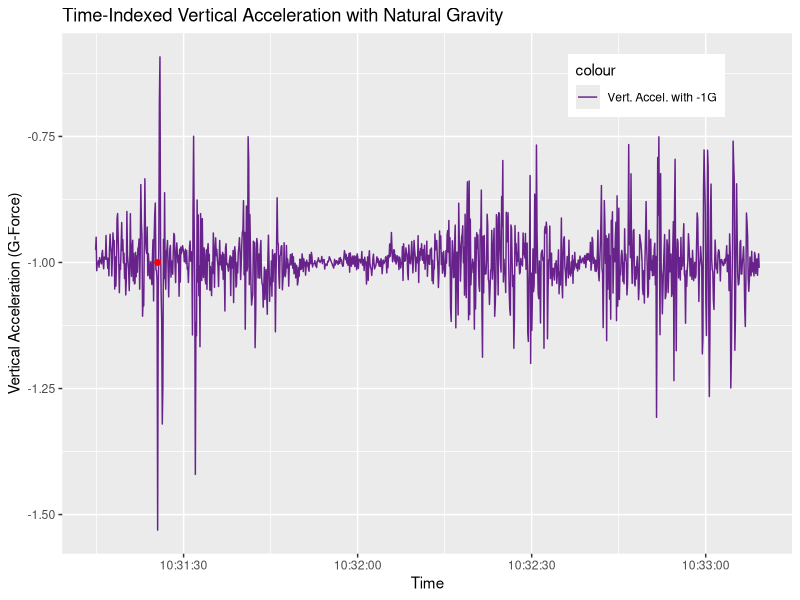
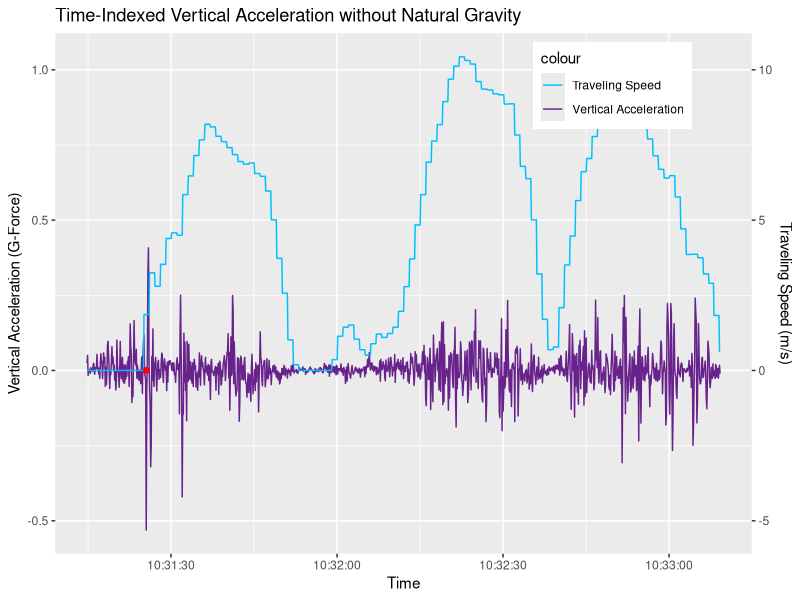
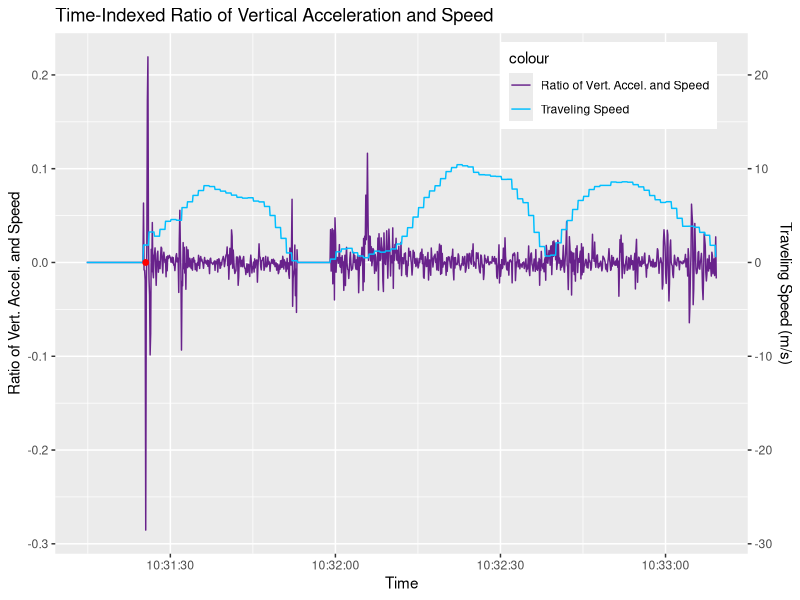
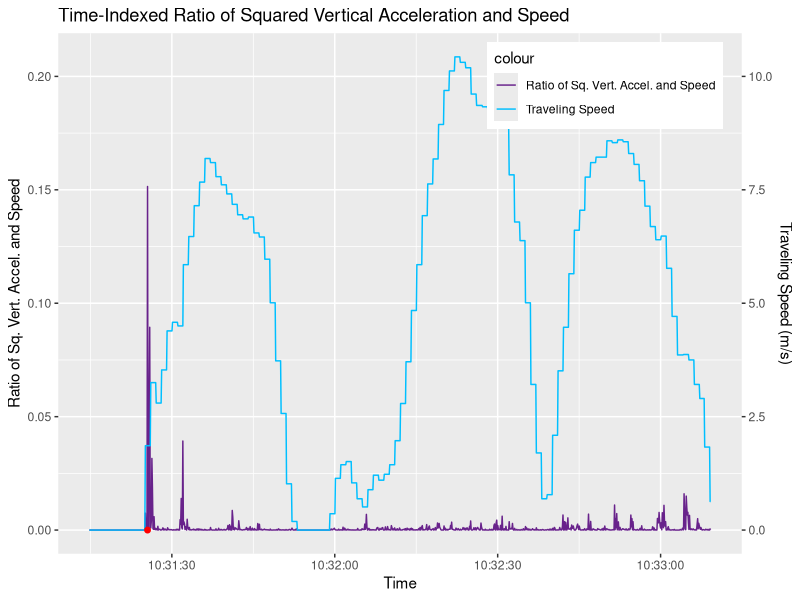
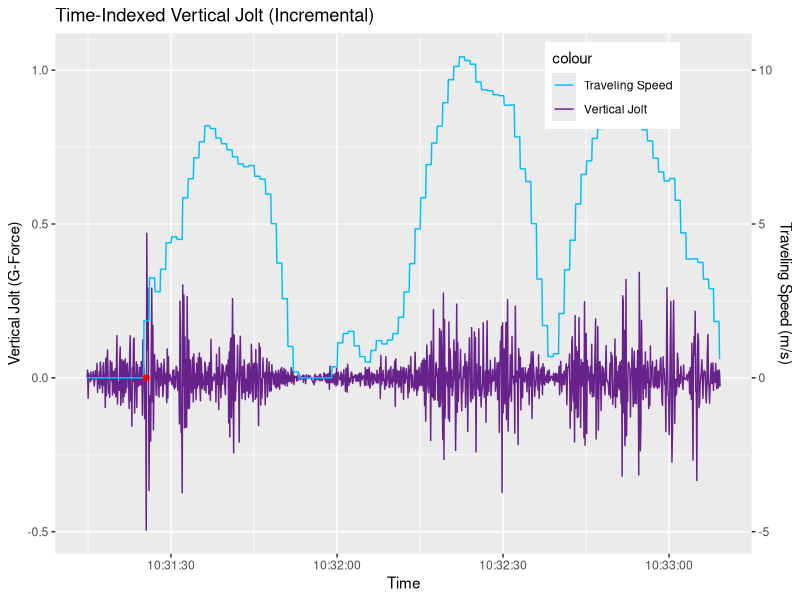
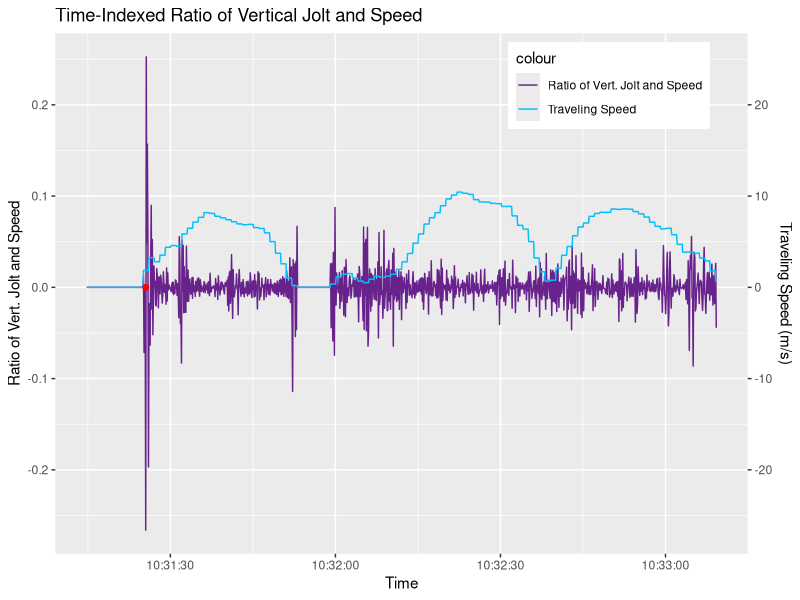
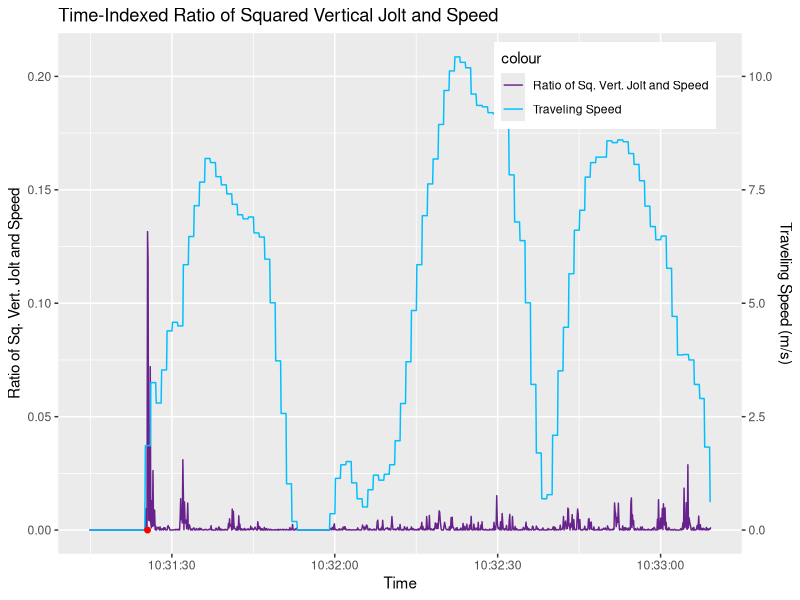
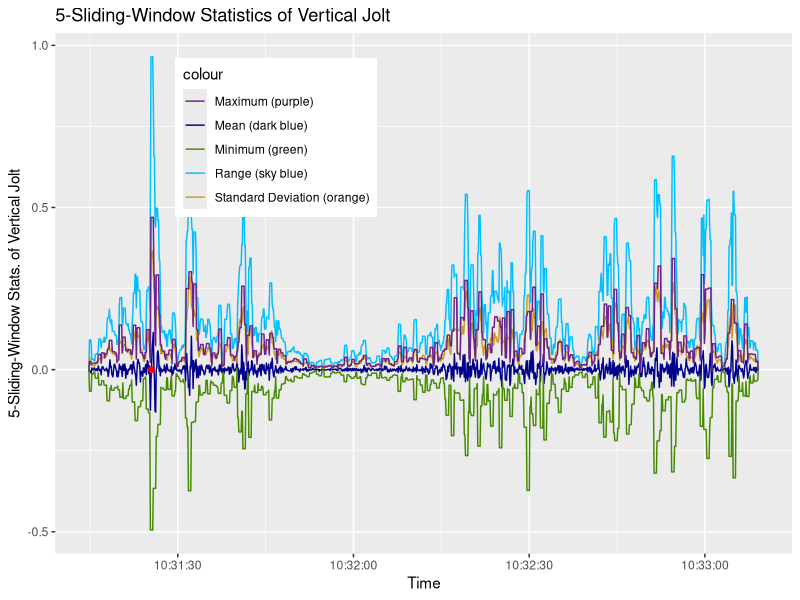

The R script that drew these images, in order:
## ---- chunk 1
knitr::opts_chunk$set(echo = TRUE)
## ---- chunk 2
# load data file
if (!exists("LA12.raw")) {
    LA12.raw <- read.csv("./los_angeles_12.csv")
}
print(nrow(LA12.raw))
## ---- chunk 3
LA12.valid = LA12.raw[, c("Date", "Latitude", "Longitude", "Speed")]
# validate DateTime format
LA12.valid$Date <- as.POSIXct(LA12.valid$Date, format="%Y-%m-%d %H:%M:%OS")
# specify orientation of accelration
LA12.valid$forw_accel = LA12.raw$X
LA12.valid$hori_accel = LA12.raw$Y
LA12.valid$vert_accel_G = LA12.raw$Z
# mark speed bumps
for (i in 1:nrow(LA12.valid)) {
    LA12.valid$speedbump[i] = "no"
}
for (i in c(109)) {
    LA12.valid$speedbump[i] = "yes"
}
## ---- chunk 4
require(ggplot2)
LA12.vert_accel_G.plot <- ggplot(LA12.valid, aes(x = Date))
LA12.vert_accel_G.plot <- LA12.vert_accel_G.plot + geom_line(aes(y = vert_accel_G, colour = "Vert. Accel. with -1G"))
LA12.vert_accel_G.plot <- LA12.vert_accel_G.plot + scale_colour_manual(values = c("darkorchid4"))
LA12.vert_accel_G.plot <- LA12.vert_accel_G.plot + xlab("Time") 
LA12.vert_accel_G.plot <- LA12.vert_accel_G.plot + ylab("Vertical Acceleration (G-Force)") 
LA12.vert_accel_G.plot <- LA12.vert_accel_G.plot + ggtitle("Time-Indexed Vertical Acceleration with Natural Gravity")
LA12.vert_accel_G.plot <- LA12.vert_accel_G.plot + theme(legend.position = c(0.8, 0.9))
for (i in 1:nrow(LA12.valid)) {
    if (LA12.valid$speedbump[i] == "yes") {
        LA12.vert_accel_G.plot <- LA12.vert_accel_G.plot + 
            annotate("pointrange", x = LA12.valid$Date[i], y = -1, ymin = -1, ymax = -1, colour = "red", size = 0.25)
    }
}
print(LA12.vert_accel_G.plot)
## ---- chunk 5
# remove natural gravity in vertical acceleration
LA12.valid$vert_accel = LA12.valid$vert_accel_G + 1
## ---- chunk 6
require(ggplot2)
LA12.vert_accel.plot <- ggplot(LA12.valid, aes(x = Date))
LA12.vert_accel.plot <- LA12.vert_accel.plot + geom_line(aes(y = vert_accel, colour = "Vertical Acceleration"))
LA12.vert_accel.plot <- LA12.vert_accel.plot + geom_line(aes(y = Speed / 10, colour = "Traveling Speed"))
LA12.vert_accel.plot <- LA12.vert_accel.plot + scale_y_continuous(sec.axis = sec_axis(~.*10, name = "Traveling Speed (m/s)"))
LA12.vert_accel.plot <- LA12.vert_accel.plot + scale_colour_manual(values = c("deepskyblue", "darkorchid4"))
LA12.vert_accel.plot <- LA12.vert_accel.plot + xlab("Time") 
LA12.vert_accel.plot <- LA12.vert_accel.plot + ylab("Vertical Acceleration (G-Force)") 
LA12.vert_accel.plot <- LA12.vert_accel.plot + ggtitle("Time-Indexed Vertical Acceleration without Natural Gravity")
LA12.vert_accel.plot <- LA12.vert_accel.plot + theme(legend.position = c(0.8, 0.9))
for (i in 1:nrow(LA12.valid)) {
    if (LA12.valid$speedbump[i] == "yes") {
        LA12.vert_accel.plot <- LA12.vert_accel.plot + 
            annotate("pointrange", x = LA12.valid$Date[i], y = 0, ymin = 0, ymax = 0, colour = "red", size = 0.25)
    }
}
print(LA12.vert_accel.plot)
## ---- chunk 7
# calculate ratio between vertical acceleration and speed
for (i in 1:nrow(LA12.valid)) {
    if (LA12.valid$Speed[i] == 0) {
        LA12.valid$vert_accel_ratio_speed[i] = 0
    }
    else {
        LA12.valid$vert_accel_ratio_speed[i] = LA12.valid$vert_accel[i] / LA12.valid$Speed[i]
    }
}
## ---- chunk 8
require(ggplot2)
LA12.vert_accel_ratio_speed.plot <- ggplot(LA12.valid, aes(x = Date))
LA12.vert_accel_ratio_speed.plot <- LA12.vert_accel_ratio_speed.plot + geom_line(aes(y = vert_accel_ratio_speed, colour = "Ratio of Vert. Accel. and Speed"))
LA12.vert_accel_ratio_speed.plot <- LA12.vert_accel_ratio_speed.plot + geom_line(aes(y = Speed / 100, colour = "Traveling Speed"))
LA12.vert_accel_ratio_speed.plot <- LA12.vert_accel_ratio_speed.plot + scale_y_continuous(sec.axis = sec_axis(~.*100, name = "Traveling Speed (m/s)"))
LA12.vert_accel_ratio_speed.plot <- LA12.vert_accel_ratio_speed.plot + scale_colour_manual(values = c("darkorchid4", "deepskyblue"))
LA12.vert_accel_ratio_speed.plot <- LA12.vert_accel_ratio_speed.plot + xlab("Time") 
LA12.vert_accel_ratio_speed.plot <- LA12.vert_accel_ratio_speed.plot + ylab("Ratio of Vert. Accel. and Speed") 
LA12.vert_accel_ratio_speed.plot <- LA12.vert_accel_ratio_speed.plot + ggtitle("Time-Indexed Ratio of Vertical Acceleration and Speed")
LA12.vert_accel_ratio_speed.plot <- LA12.vert_accel_ratio_speed.plot + theme(legend.position = c(0.8, 0.9))
for (i in 1:nrow(LA12.valid)) {
    if (LA12.valid$speedbump[i] == "yes") {
        LA12.vert_accel_ratio_speed.plot <- LA12.vert_accel_ratio_speed.plot + 
            annotate("pointrange", x = LA12.valid$Date[i], y = 0, ymin = 0, ymax = 0, colour = "red", size = 0.25)
    }
}
print(LA12.vert_accel_ratio_speed.plot)
## ---- chunk 9
# calculate ratio between vertical acceleration and speed
for (i in 1:nrow(LA12.valid)) {
    if (LA12.valid$Speed[i] == 0) {
        LA12.valid$sq_vert_accel_ratio_speed[i] = 0
    }
    else {
        LA12.valid$sq_vert_accel_ratio_speed[i] = (LA12.valid$vert_accel[i] * LA12.valid$vert_accel[i]) / LA12.valid$Speed[i]
    }
}
## ---- chunk 10
require(ggplot2)
LA12.sq_vert_accel_ratio_speed.plot <- ggplot(LA12.valid, aes(x = Date))
LA12.sq_vert_accel_ratio_speed.plot <- LA12.sq_vert_accel_ratio_speed.plot + geom_line(aes(y = sq_vert_accel_ratio_speed, colour = "Ratio of Sq. Vert. Accel. and Speed"))
LA12.sq_vert_accel_ratio_speed.plot <- LA12.sq_vert_accel_ratio_speed.plot + geom_line(aes(y = Speed / 50, colour = "Traveling Speed"))
LA12.sq_vert_accel_ratio_speed.plot <- LA12.sq_vert_accel_ratio_speed.plot + scale_y_continuous(sec.axis = sec_axis(~.*50, name = "Traveling Speed (m/s)"))
LA12.sq_vert_accel_ratio_speed.plot <- LA12.sq_vert_accel_ratio_speed.plot + scale_colour_manual(values = c("darkorchid4", "deepskyblue"))
LA12.sq_vert_accel_ratio_speed.plot <- LA12.sq_vert_accel_ratio_speed.plot + xlab("Time") 
LA12.sq_vert_accel_ratio_speed.plot <- LA12.sq_vert_accel_ratio_speed.plot + ylab("Ratio of Sq. Vert. Accel. and Speed") 
LA12.sq_vert_accel_ratio_speed.plot <- LA12.sq_vert_accel_ratio_speed.plot + ggtitle("Time-Indexed Ratio of Squared Vertical Acceleration and Speed")
LA12.sq_vert_accel_ratio_speed.plot <- LA12.sq_vert_accel_ratio_speed.plot + theme(legend.position = c(0.8, 0.9))
for (i in 1:nrow(LA12.valid)) {
    if (LA12.valid$speedbump[i] == "yes") {
        LA12.sq_vert_accel_ratio_speed.plot <- LA12.sq_vert_accel_ratio_speed.plot + 
            annotate("pointrange", x = LA12.valid$Date[i], y = 0, ymin = 0, ymax = 0, colour = "red", size = 0.25)
    }
}
print(LA12.sq_vert_accel_ratio_speed.plot)
## ---- chunk 11
# calculate vertical jolt
for (i in 1:nrow(LA12.valid)) {
    if (i == 1) {
        LA12.valid$vert_jolt[i] = 0
    }
    else {
        LA12.valid$vert_jolt[i] = LA12.valid$vert_accel[i] - LA12.valid$vert_accel[i - 1]
    }
}
## ---- chunk 12
require(ggplot2)
LA12.vert_jolt.plot <- ggplot(LA12.valid, aes(x = Date))
LA12.vert_jolt.plot <- LA12.vert_jolt.plot + geom_line(aes(y = vert_jolt, colour = "Vertical Jolt"))
LA12.vert_jolt.plot <- LA12.vert_jolt.plot + geom_line(aes(y = Speed / 10, colour = "Traveling Speed"))
LA12.vert_jolt.plot <- LA12.vert_jolt.plot + scale_y_continuous(sec.axis = sec_axis(~.*10, name = "Traveling Speed (m/s)"))
LA12.vert_jolt.plot <- LA12.vert_jolt.plot + scale_colour_manual(values = c("deepskyblue", "darkorchid4"))
LA12.vert_jolt.plot <- LA12.vert_jolt.plot + xlab("Time") 
LA12.vert_jolt.plot <- LA12.vert_jolt.plot + ylab("Vertical Jolt (G-Force)") 
LA12.vert_jolt.plot <- LA12.vert_jolt.plot + ggtitle("Time-Indexed Vertical Jolt (Incremental)")
LA12.vert_jolt.plot <- LA12.vert_jolt.plot + theme(legend.position = c(0.8, 0.9))
for (i in 1:nrow(LA12.valid)) {
    if (LA12.valid$speedbump[i] == "yes") {
        LA12.vert_jolt.plot <- LA12.vert_jolt.plot + 
            annotate("pointrange", x = LA12.valid$Date[i], y = 0, ymin = 0, ymax = 0, colour = "red", size = 0.25)
    }
}
print(LA12.vert_jolt.plot)
## ---- chunk 13
# calculate ratio between vertical jolt and speed
for (i in 1:nrow(LA12.valid)) {
    if (LA12.valid$Speed[i] == 0) {
        LA12.valid$vert_jolt_ratio_speed[i] = 0
    }
    else {
        LA12.valid$vert_jolt_ratio_speed[i] = LA12.valid$vert_jolt[i] / LA12.valid$Speed[i]
    }
}
## ---- chunk 14
require(ggplot2)
LA12.vert_jolt_ratio_speed.plot <- ggplot(LA12.valid, aes(x = Date))
LA12.vert_jolt_ratio_speed.plot <- LA12.vert_jolt_ratio_speed.plot + geom_line(aes(y = vert_jolt_ratio_speed, colour = "Ratio of Vert. Jolt and Speed"))
LA12.vert_jolt_ratio_speed.plot <- LA12.vert_jolt_ratio_speed.plot + geom_line(aes(y = Speed / 100, colour = "Traveling Speed"))
LA12.vert_jolt_ratio_speed.plot <- LA12.vert_jolt_ratio_speed.plot + scale_y_continuous(sec.axis = sec_axis(~.*100, name = "Traveling Speed (m/s)"))
LA12.vert_jolt_ratio_speed.plot <- LA12.vert_jolt_ratio_speed.plot + scale_colour_manual(values = c("darkorchid4", "deepskyblue"))
LA12.vert_jolt_ratio_speed.plot <- LA12.vert_jolt_ratio_speed.plot + xlab("Time") 
LA12.vert_jolt_ratio_speed.plot <- LA12.vert_jolt_ratio_speed.plot + ylab("Ratio of Vert. Jolt and Speed") 
LA12.vert_jolt_ratio_speed.plot <- LA12.vert_jolt_ratio_speed.plot + ggtitle("Time-Indexed Ratio of Vertical Jolt and Speed")
LA12.vert_jolt_ratio_speed.plot <- LA12.vert_jolt_ratio_speed.plot + theme(legend.position = c(0.8, 0.9))
for (i in 1:nrow(LA12.valid)) {
    if (LA12.valid$speedbump[i] == "yes") {
        LA12.vert_jolt_ratio_speed.plot <- LA12.vert_jolt_ratio_speed.plot + 
            annotate("pointrange", x = LA12.valid$Date[i], y = 0, ymin = 0, ymax = 0, colour = "red", size = 0.25)
    }
}
print(LA12.vert_jolt_ratio_speed.plot)
## ---- chunk 15
# calculate ratio between vertical jolt and speed
for (i in 1:nrow(LA12.valid)) {
    if (LA12.valid$Speed[i] == 0) {
        LA12.valid$sq_vert_jolt_ratio_speed[i] = 0
    }
    else {
        LA12.valid$sq_vert_jolt_ratio_speed[i] = (LA12.valid$vert_jolt[i] * LA12.valid$vert_jolt[i]) / LA12.valid$Speed[i]
    }
}
## ---- chunk 16
require(ggplot2)
LA12.sq_vert_jolt_ratio_speed.plot <- ggplot(LA12.valid, aes(x = Date))
LA12.sq_vert_jolt_ratio_speed.plot <- LA12.sq_vert_jolt_ratio_speed.plot + geom_line(aes(y = sq_vert_jolt_ratio_speed, colour = "Ratio of Sq. Vert. Jolt and Speed"))
LA12.sq_vert_jolt_ratio_speed.plot <- LA12.sq_vert_jolt_ratio_speed.plot + geom_line(aes(y = Speed / 50, colour = "Traveling Speed"))
LA12.sq_vert_jolt_ratio_speed.plot <- LA12.sq_vert_jolt_ratio_speed.plot + scale_y_continuous(sec.axis = sec_axis(~.*50, name = "Traveling Speed (m/s)"))
LA12.sq_vert_jolt_ratio_speed.plot <- LA12.sq_vert_jolt_ratio_speed.plot + scale_colour_manual(values = c("darkorchid4", "deepskyblue"))
LA12.sq_vert_jolt_ratio_speed.plot <- LA12.sq_vert_jolt_ratio_speed.plot + xlab("Time") 
LA12.sq_vert_jolt_ratio_speed.plot <- LA12.sq_vert_jolt_ratio_speed.plot + ylab("Ratio of Sq. Vert. Jolt and Speed") 
LA12.sq_vert_jolt_ratio_speed.plot <- LA12.sq_vert_jolt_ratio_speed.plot + ggtitle("Time-Indexed Ratio of Squared Vertical Jolt and Speed")
LA12.sq_vert_jolt_ratio_speed.plot <- LA12.sq_vert_jolt_ratio_speed.plot + theme(legend.position = c(0.8, 0.9))
for (i in 1:nrow(LA12.valid)) {
    if (LA12.valid$speedbump[i] == "yes") {
        LA12.sq_vert_jolt_ratio_speed.plot <- LA12.sq_vert_jolt_ratio_speed.plot + 
            annotate("pointrange", x = LA12.valid$Date[i], y = 0, ymin = 0, ymax = 0, colour = "red", size = 0.25)
    }
}
print(LA12.sq_vert_jolt_ratio_speed.plot)
## ---- chunk 17
# calculate 5-sliding-window mean of vertical jolt
for (i in 3:nrow(LA12.valid)-2) {
    LA12.valid$vert_jolt_mean[i] = mean(c(LA12.valid$vert_jolt[i-2], 
                                        LA12.valid$vert_jolt[i-1], 
                                        LA12.valid$vert_jolt[i], 
                                        LA12.valid$vert_jolt[i+1], 
                                        LA12.valid$vert_jolt[i+2]))
}
LA12.valid$vert_jolt_mean[1] = 0
LA12.valid$vert_jolt_mean[2] = 0
LA12.valid$vert_jolt_mean[nrow(LA12.valid) - 1] = 0
LA12.valid$vert_jolt_mean[nrow(LA12.valid)] = 0
# calculate 5-sliding-window standard deviation of vertical jolt
for (i in 3:nrow(LA12.valid)-2) {
    LA12.valid$vert_jolt_sd[i] = sd(c(LA12.valid$vert_jolt[i-2], 
                                        LA12.valid$vert_jolt[i-1], 
                                        LA12.valid$vert_jolt[i], 
                                        LA12.valid$vert_jolt[i+1], 
                                        LA12.valid$vert_jolt[i+2]))
}
LA12.valid$vert_jolt_sd[1] = 0
LA12.valid$vert_jolt_sd[2] = 0
LA12.valid$vert_jolt_sd[nrow(LA12.valid) - 1] = 0
LA12.valid$vert_jolt_sd[nrow(LA12.valid)] = 0
# calculate 5-sliding-window minimum of vertical jolt
for (i in 3:nrow(LA12.valid)-2) {
    LA12.valid$vert_jolt_min[i] = min(c(LA12.valid$vert_jolt[i-2], 
                                        LA12.valid$vert_jolt[i-1], 
                                        LA12.valid$vert_jolt[i], 
                                        LA12.valid$vert_jolt[i+1], 
                                        LA12.valid$vert_jolt[i+2]))
}
LA12.valid$vert_jolt_min[1] = 0
LA12.valid$vert_jolt_min[2] = 0
LA12.valid$vert_jolt_min[nrow(LA12.valid) - 1] = 0
LA12.valid$vert_jolt_min[nrow(LA12.valid)] = 0
# calculate 5-sliding-window maxium of vertical jolt
for (i in 3:nrow(LA12.valid)-2) {
    LA12.valid$vert_jolt_max[i] = max(c(LA12.valid$vert_jolt[i-2], 
                                        LA12.valid$vert_jolt[i-1], 
                                        LA12.valid$vert_jolt[i], 
                                        LA12.valid$vert_jolt[i+1], 
                                        LA12.valid$vert_jolt[i+2]))
}
LA12.valid$vert_jolt_max[1] = 0
LA12.valid$vert_jolt_max[2] = 0
LA12.valid$vert_jolt_max[nrow(LA12.valid) - 1] = 0
LA12.valid$vert_jolt_max[nrow(LA12.valid)] = 0
# calculate 5-sliding-window range of vertical jolt
LA12.valid$vert_jolt_range = LA12.valid$vert_jolt_max - LA12.valid$vert_jolt_min
## ---- chunk 18
require(ggplot2)
LA12.vert_jolt_5.plot <- ggplot(LA12.valid, aes(x = Date))
LA12.vert_jolt_5.plot <- LA12.vert_jolt_5.plot + geom_line(aes(y = vert_jolt_range, colour = "Range (sky blue)"))
LA12.vert_jolt_5.plot <- LA12.vert_jolt_5.plot + geom_line(aes(y = vert_jolt_mean, colour = "Mean (dark blue)"))
LA12.vert_jolt_5.plot <- LA12.vert_jolt_5.plot + geom_line(aes(y = vert_jolt_sd, colour = "Standard Deviation (orange)"))
LA12.vert_jolt_5.plot <- LA12.vert_jolt_5.plot + geom_line(aes(y = vert_jolt_min, colour = "Minimum (green)"))
LA12.vert_jolt_5.plot <- LA12.vert_jolt_5.plot + geom_line(aes(y = vert_jolt_max, colour = "Maximum (purple)"))
LA12.vert_jolt_5.plot <- LA12.vert_jolt_5.plot + scale_colour_manual(values = c("darkorchid4", "blue4", "chartreuse4", "deepskyblue", "goldenrod3"))
LA12.vert_jolt_5.plot <- LA12.vert_jolt_5.plot + theme(legend.position = c(0.3, 0.8))
LA12.vert_jolt_5.plot <- LA12.vert_jolt_5.plot + xlab("Time") 
LA12.vert_jolt_5.plot <- LA12.vert_jolt_5.plot + ylab("5-Sliding-Window Stats. of Vertical Jolt") 
LA12.vert_jolt_5.plot <- LA12.vert_jolt_5.plot + ggtitle("5-Sliding-Window Statistics of Vertical Jolt")
for (i in 1:nrow(LA12.valid)) {
    if (LA12.valid$speedbump[i] == "yes") {
        LA12.vert_jolt_5.plot <- LA12.vert_jolt_5.plot + 
            annotate("pointrange", x = LA12.valid$Date[i], y = 0, ymin = 0, ymax = 0, colour = "red", size = 0.25)
    }
}
print(LA12.vert_jolt_5.plot)
## ---- chunk 19
require(ggplot2)
LA12.comparative.plot <- ggplot(LA12.valid, aes(x = Date))
LA12.comparative.plot <- LA12.comparative.plot + geom_line(aes(y = Speed / 50, colour = "Traveling Speed"))
#LA12.comparative.plot <- LA12.comparative.plot + geom_line(aes(y = vert_accel, colour = "Vertical Acceleration"))
#LA12.comparative.plot <- LA12.comparative.plot + geom_line(aes(y = vert_jolt, colour = "Vertical Jolt"))
LA12.comparative.plot <- LA12.comparative.plot + geom_line(aes(y = sq_vert_accel_ratio_speed, colour = "Ratio of Sq. Vert. Accel. & Speed"))
LA12.comparative.plot <- LA12.comparative.plot + geom_line(aes(y = -sq_vert_jolt_ratio_speed, colour = "Ratio of Sq. Vert. Jolt & Speed (-)"))
LA12.comparative.plot <- LA12.comparative.plot + scale_y_continuous(sec.axis = sec_axis(~.*50, name = "Traveling Speed (m/s)"))
LA12.comparative.plot <- LA12.comparative.plot + scale_colour_manual(values = c("darkorchid4", "goldenrod3", "deepskyblue"))
LA12.comparative.plot <- LA12.comparative.plot + xlab("Time") 
LA12.comparative.plot <- LA12.comparative.plot + ylab("Ratios") 
LA12.comparative.plot <- LA12.comparative.plot + ggtitle("Comparison of Two Most Promising Factors")
LA12.comparative.plot <- LA12.comparative.plot + theme(legend.position = c(0.35, 0.2))
for (i in 1:nrow(LA12.valid)) {
    if (LA12.valid$speedbump[i] == "yes") {
        LA12.comparative.plot <- LA12.comparative.plot + 
            annotate("pointrange", x = LA12.valid$Date[i], y = 0, ymin = 0, ymax = 0, colour = "red", size = 0.2)
    }
}
print(LA12.comparative.plot)
## ---- chunk 20
jpeg("./Epoch1_LA12.vert_accel_G.plot.jpeg", width = 1200, height = 750, units = "px")
print(LA12.vert_accel_G.plot)
dev.off()

jpeg("./Epoch2_LA12.vert_accel.plot.jpeg", width = 1200, height = 750, units = "px")
print(LA12.vert_accel.plot)
dev.off()

jpeg("./Epoch3_LA12.vert_accel_ratio_speed.plot.jpeg", width = 1200, height = 750, units = "px")
print(LA12.vert_accel_ratio_speed.plot)
dev.off()

jpeg("./Epoch4_LA12.sq_vert_accel_ratio_speed.plot.jpeg", width = 1200, height = 750, units = "px")
print(LA12.sq_vert_accel_ratio_speed.plot)
dev.off()

jpeg("./Epoch5_LA12.vert_jolt.plot.jpeg", width = 1200, height = 750, units = "px")
print(LA12.vert_jolt.plot)
dev.off()

jpeg("./Epoch6_LA12.vert_jolt_ratio_speed.plot.jpeg", width = 1200, height = 750, units = "px")
print(LA12.vert_jolt_ratio_speed.plot)
dev.off()

jpeg("./Epoch7_LA12.sq_vert_jolt_ratio_speed.plot.jpeg", width = 1200, height = 750, units = "px")
print(LA12.sq_vert_jolt_ratio_speed.plot)
dev.off()

jpeg("./Epoch8_LA12.vert_jolt_5.plot.jpeg", width = 1200, height = 750, units = "px")
print(LA12.vert_jolt_5.plot)
dev.off()

jpeg("./Epoch9_LA12.comparative.plot.jpeg", width = 1200, height = 750, units = "px")
print(LA12.comparative.plot)
dev.off()

write.csv(LA12.valid, "./los_angeles_12_labeled.csv")
